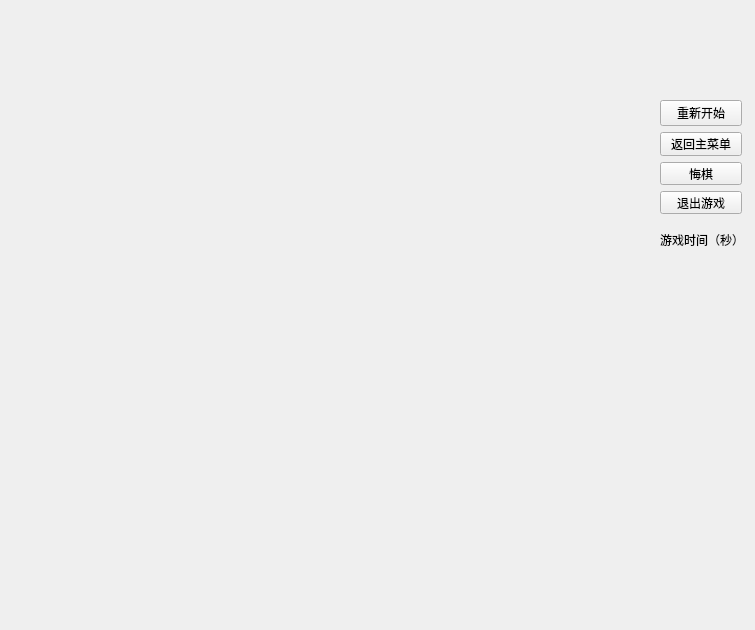
<?xml version="1.0" encoding="UTF-8"?>
<ui version="4.0">
 <class>Game</class>
 <widget class="QWidget" name="Game">
  <property name="geometry">
   <rect>
    <x>0</x>
    <y>0</y>
    <width>755</width>
    <height>630</height>
   </rect>
  </property>
  <property name="contextMenuPolicy">
   <enum>Qt::CustomContextMenu</enum>
  </property>
  <property name="windowTitle">
   <string>Form</string>
  </property>
  <widget class="QLabel" name="label">
   <property name="geometry">
    <rect>
     <x>680</x>
     <y>260</y>
     <width>61</width>
     <height>31</height>
    </rect>
   </property>
   <property name="text">
    <string/>
   </property>
  </widget>
  <widget class="QLabel" name="label_2">
   <property name="geometry">
    <rect>
     <x>660</x>
     <y>230</y>
     <width>81</width>
     <height>20</height>
    </rect>
   </property>
   <property name="text">
    <string>游戏时间（秒）</string>
   </property>
  </widget>
  <widget class="QLabel" name="label_3">
   <property name="geometry">
    <rect>
     <x>670</x>
     <y>320</y>
     <width>81</width>
     <height>51</height>
    </rect>
   </property>
   <property name="text">
    <string/>
   </property>
  </widget>
  <widget class="QWidget" name="layoutWidget">
   <property name="geometry">
    <rect>
     <x>660</x>
     <y>100</y>
     <width>82</width>
     <height>114</height>
    </rect>
   </property>
   <layout class="QVBoxLayout" name="verticalLayout_2">
    <item>
     <widget class="QPushButton" name="pushButton_4">
      <property name="text">
       <string>重新开始</string>
      </property>
     </widget>
    </item>
    <item>
     <layout class="QVBoxLayout" name="verticalLayout">
      <item>
       <widget class="QPushButton" name="pushButton_2">
        <property name="text">
         <string>返回主菜单</string>
        </property>
       </widget>
      </item>
      <item>
       <widget class="QPushButton" name="pushButton_3">
        <property name="text">
         <string>悔棋</string>
        </property>
       </widget>
      </item>
      <item>
       <widget class="QPushButton" name="pushButton">
        <property name="text">
         <string>退出游戏</string>
        </property>
       </widget>
      </item>
     </layout>
    </item>
   </layout>
  </widget>
 </widget>
 <resources/>
 <connections/>
</ui>
